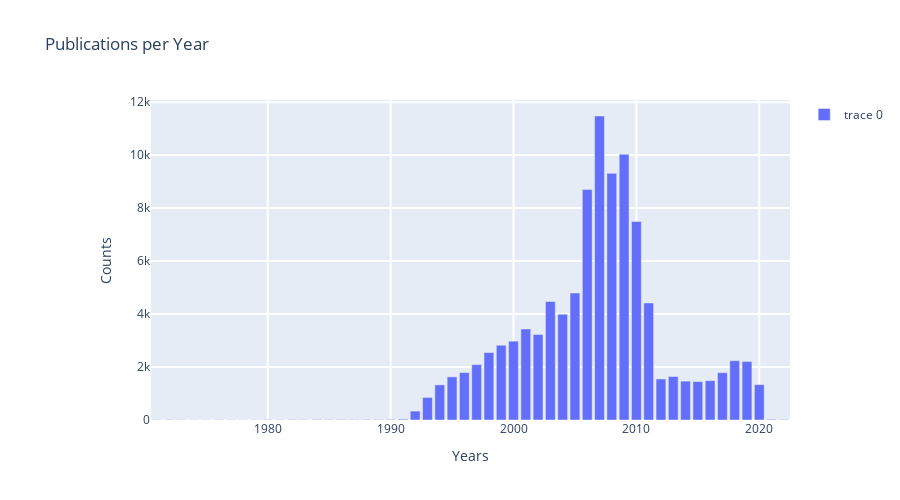

The notebook cell saved with this chart:
### Code cell
data = [
    go.Bar(
        y=df['year'].value_counts(),
        x=df['year'].value_counts().keys(),
        orientation='v',
#         text="d",
    )]
layout = go.Layout(
    height=500,
    title='Publications per Year',
    hovermode='closest',
    xaxis=dict(title='Years', ticklen=5, zeroline=False, gridwidth=2, domain=[0.1, 1]),
    yaxis=dict(title='Counts', ticklen=5, gridwidth=2),
    showlegend=True
)
fig = go.Figure(data=data, layout=layout)
# py.iplot(fig, filename='Sector/ Area of Coaches - Combined')
# plotly.plot(fig, )
fig.show()

### Figure 1 — Plotly figure (JSON) as saved in the notebook; plotly's stock layout.template omitted (floating-point values rounded to 4 significant figures)
{"data": [{"orientation": "v", "type": "bar", "x": [2007, 2009, 2008, 2006, 2010, 2005, 2003, 2011, 2004, 2001, 2002, 2000, 1999, 1998, 2018, 2019, 1997, 1996, 2017, 2013, 1995, 2012, 2016, 2014, 2015, 2020, 1994, 1993, 1992, 1991, 2021, 1988, 1990, 1984, 1982, 1987, 2022, 1986, 1989, 1980, 1972, 1985, 1983, 1976, 1981, 1979, 1973, 1971, 1977, 1978, 1975, 1974], "y": [11477, 10030, 9311, 8706, 7493, 4794, 4475, 4418, 3992, 3438, 3226, 2977, 2822, 2547, 2239, 2209, 2091, 1789, 1787, 1642, 1629, 1549, 1485, 1468, 1450, 1336, 1328, 852, 336, 33, 27, 19, 18, 18, 17, 16, 15, 15, 15, 14, 13, 12, 12, 11, 11, 10, 9, 9, 8, 7, 6, 6]}], "layout": {"height": 500, "hovermode": "closest", "showlegend": true, "title": {"text": "Publications per Year"}, "xaxis": {"domain": [0.1, 1], "gridwidth": 2, "ticklen": 5, "title": {"text": "Years"}, "zeroline": false}, "yaxis": {"gridwidth": 2, "ticklen": 5, "title": {"text": "Counts"}}}}
